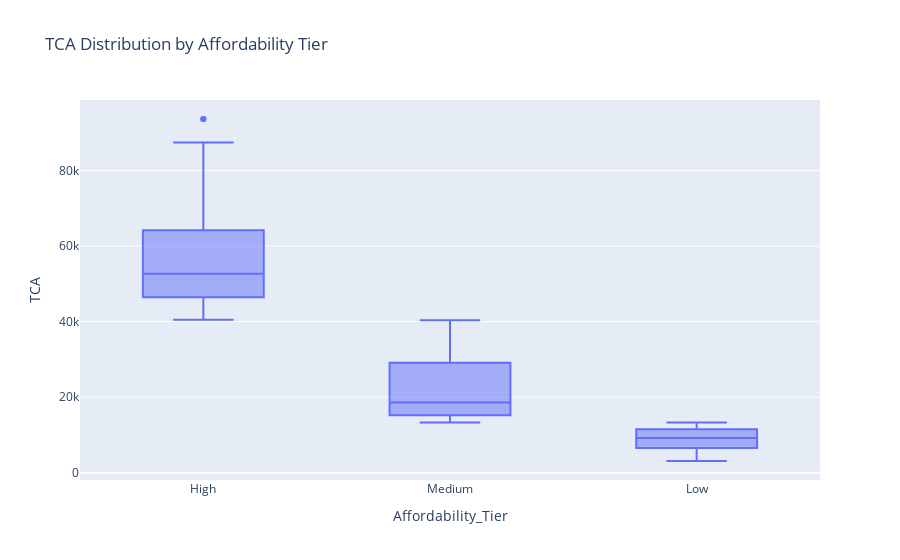

Here is the notebook cell this chart was saved with:
### Code cell
# Visualizing TCA by Affordability Tier
fig = px.box(df, x='Affordability_Tier', y='TCA', title='TCA Distribution by Affordability Tier')
fig.show()

### Figure 1 — Plotly figure (JSON) as saved in the notebook; plotly's stock layout.template omitted (floating-point values rounded to 4 significant figures; data arrays with more than 128 entries replaced by an {"elided": "..."} marker saying what was removed)
{"data": [{"alignmentgroup": "True", "hovertemplate": "Affordability_Tier=%{x}<br>TCA=%{y}<extra></extra>", "legendgroup": "", "marker": {"color": "#636efa"}, "name": "", "notched": false, "offsetgroup": "", "orientation": "v", "showlegend": false, "type": "box", "x": {"elided": "907 str values"}, "x0": " ", "xaxis": "x", "y": {"elided": "907 int values"}, "y0": " ", "yaxis": "y"}], "layout": {"boxmode": "group", "legend": {"tracegroupgap": 0}, "title": {"text": "TCA Distribution by Affordability Tier"}, "xaxis": {"anchor": "y", "domain": [0, 1], "title": {"text": "Affordability_Tier"}}, "yaxis": {"anchor": "x", "domain": [0, 1], "title": {"text": "TCA"}}}}
